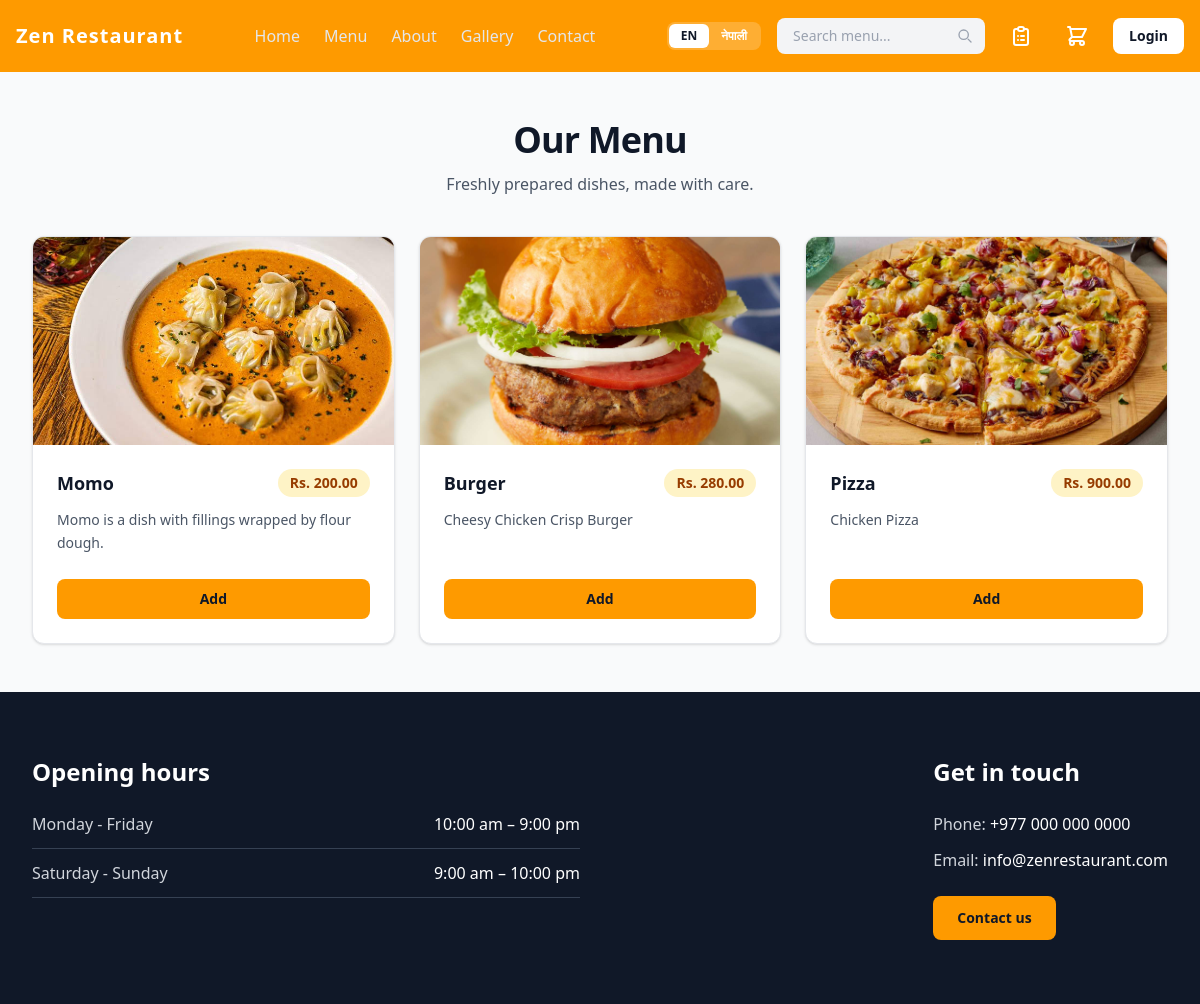
/menu/, run on an earlier commit of the app's database.
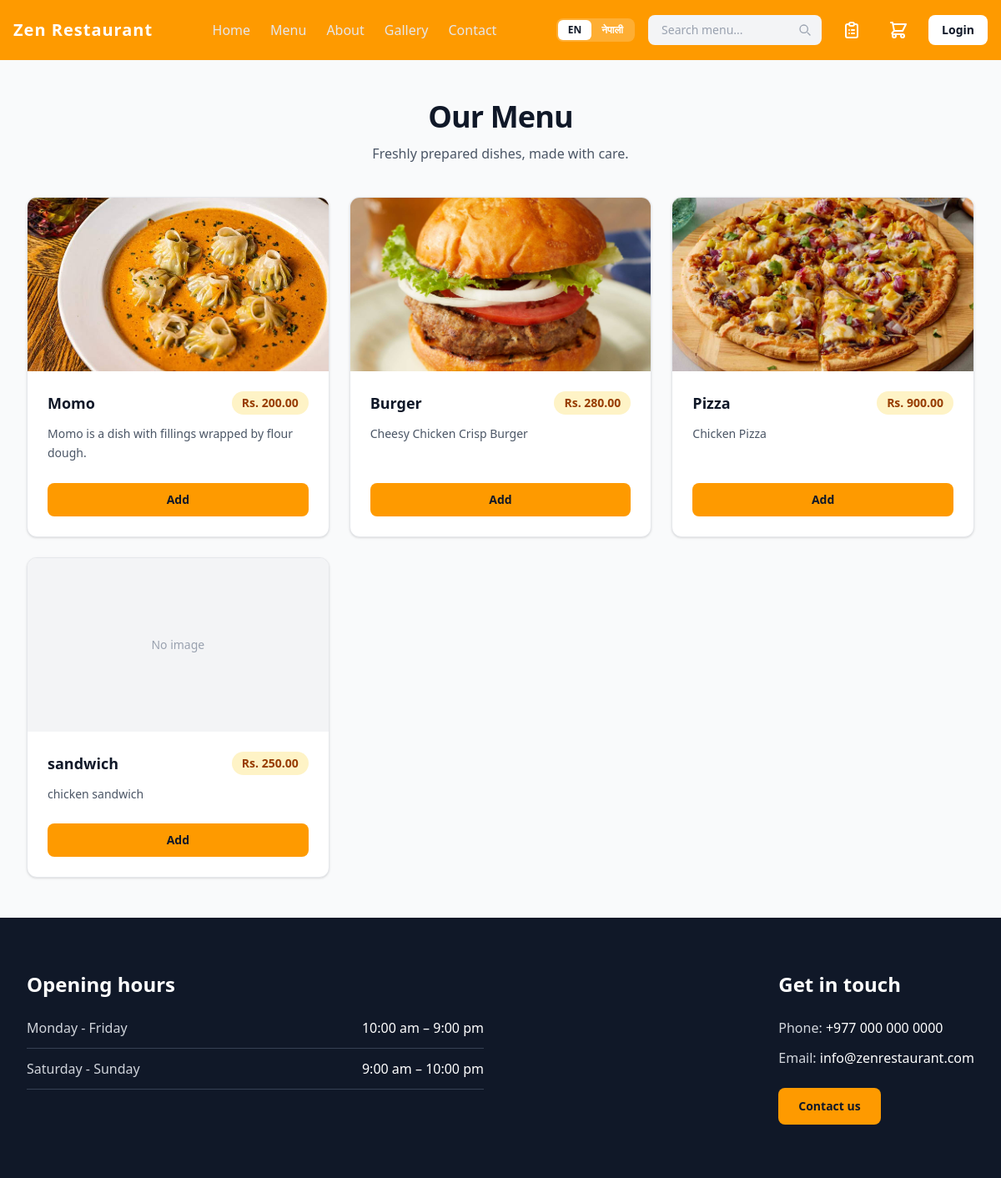
And on a later commit of the database.
### core/models.py (models this page shows, shortened)
class MenuItem(models.Model):
    name = models.CharField(max_length=100)
    price = models.DecimalField(max_digits=10, decimal_places=2)
    description = models.TextField(null=True, blank=True)
    image= models.ImageField(upload_to="menu-items/", null=True)
    is_popular = models.BooleanField(default = False)

### core/views.py (the view)
# urls.py: path('menu/', menu, name="menu"),
def menu(request, table_id=None):
    if table_id is not None:
        request.session["table_id"] = table_id      # new scan: remember it
    else:
        table_id = request.session.get("table_id")  # plain /menu/: use saved one
    menu_items = MenuItem.objects.all()
    return render(
        request,
        "core/hotel_menu.html",
        {"menu_items": menu_items, "table_id": table_id},
    )

### core/templates/core/hotel_menu.html (shortened to what this page needs)
{% extends "base.html" %}
{% load l10n %}
{% block content %}
<section class="bg-gray-50 py-12">
  <div class="max-w-7xl mx-auto px-4 sm:px-6 lg:px-8">
    <div class="text-center mb-10">
      <h1 class="text-3xl sm:text-4xl font-bold text-gray-900 tracking-tight">Our Menu</h1>
      <p class="mt-3 text-gray-600">Freshly prepared dishes, made with care.</p>
    </div>
    {% if menu_items %}
    <div class="grid gap-6 sm:grid-cols-2 lg:grid-cols-3">
      {% for item in menu_items %}
      <article class="flex flex-col overflow-hidden bg-white rounded-xl border border-gray-200 shadow-sm hover:shadow-md transition duration-200">
        {% if item.image %}
        <img src="{{ item.image.url }}" alt="{{ item.name }}" class="h-52 w-full object-cover" />
        {% else %}
        <div class="flex h-52 w-full items-center justify-center bg-gray-100 text-sm text-gray-400">
          No image
        </div>
        {% endif %}
        <div class="flex flex-1 flex-col p-6">
          <div class="flex items-start justify-between gap-4">
            <h2 class="text-lg font-semibold text-gray-900">{{ item.name }}</h2>
            <span class="shrink-0 rounded-full bg-amber-100 px-3 py-1 text-sm font-semibold text-amber-800">
              Rs. {{ item.price }}
            </span>
          </div>
          {% if item.description %}
          <p class="mt-3 text-sm leading-relaxed text-gray-600">{{ item.description }}</p>
          {% endif %}
          <div class="mt-auto pt-6">
            <button
              type="button"
              data-id="{{ item.id }}"
              data-name="{{ item.name }}"
              data-price="{{ item.price|unlocalize }}"
              class="add-btn w-full rounded-lg bg-amber-500 px-4 py-2.5 text-sm font-semibold text-gray-900 hover:bg-amber-400 focus:outline-none focus-visible:ring-2 focus-visible:ring-amber-500 focus-visible:ring-offset-2 transition duration-200"
            >
              Add
            </button>
          </div>
        </div>
      </article>
      {% endfor %}
    </div>
    {% else %}
    <p class="text-center text-gray-500">No menu items available right now. Please check back soon.</p>
    {% endif %}
  </div>
</section>
{% endblock content %}

### templates/base.html (shortened to what this page needs)
{% load i18n %}
{% get_current_language as CURRENT_LANGUAGE %}
<!doctype html>
<html lang="{{ CURRENT_LANGUAGE }}">
  <head>
    <script src="https://cdn.jsdelivr.net/npm/@tailwindcss/browser@4"></script>
  </head>
  <body>
    <nav class="bg-amber-500 p-4">
      <div class="max-w-7xl mx-auto flex justify-between items-center">
        <a href="{% url "home" %}" class="text-white text-xl font-bold tracking-wider"
          >Zen Restaurant</a
        >
        <div class="hidden md:flex space-x-6">
          <a
            href="/"
            class="text-gray-200 hover:text-white transition duration-200"
            >{% trans "Home" %}</a
          >
          <a
            href="{% url 'menu' %}"
            class="text-gray-200 hover:text-white transition duration-200"
            >{% trans "Menu" %}</a
          >
          <a
            href="{% url 'about' %}"
            class="text-gray-200 hover:text-white transition duration-200"
            >{% trans "About" %}</a
          >
          <a
            href="{% url 'gallery' %}"
            class="text-gray-200 hover:text-white transition duration-200"
            >{% trans "Gallery" %}</a
          >
          <a
            href="{% url "contact" %}"
            class="text-gray-200 hover:text-white transition duration-200"
            >{% trans "Contact" %}</a
          >
        </div>
        <div class="hidden md:flex items-center space-x-4">
          <form action="{% url 'set_language' %}" method="post" class="flex rounded-lg bg-white/20 p-0.5">
            <button type="submit" name="language" value="en"
              class="rounded-md px-3 py-1 text-xs font-semibold transition duration-200
                {% if CURRENT_LANGUAGE == 'en' %}bg-white text-gray-900{% else %}text-white hover:bg-white/20{% endif %}">
              EN
            </button>
            <button type="submit" name="language" value="ne"
              class="rounded-md px-3 py-1 text-xs font-semibold transition duration-200
                {% if CURRENT_LANGUAGE == 'ne' %}bg-white text-gray-900{% else %}text-white hover:bg-white/20{% endif %}">
              नेपाली
            </button>
          </form>
          <form
            method="get"
            action="{% url 'menu' %}"
            role="search"
            class="relative"
          >
            <input
              type="search"
              name="q"
              value="{{ request.GET.q }}"
              placeholder="Search menu..."
              aria-label="Search menu"
              class="w-52 rounded-lg bg-gray-100 py-2 pl-4 pr-10 text-sm text-black placeholder-gray-400 focus:outline-none focus:ring-2 focus:ring-amber-500"
            />
            <button
              type="submit"
              aria-label="Search"
              class="absolute inset-y-0 right-0 flex items-center px-3 text-gray-400 hover:text-gray-700"
            >
              <svg
                class="h-4 w-4"
                fill="none"
                viewBox="0 0 24 24"
                stroke="currentColor"
              >
                <path
                  stroke-linecap="round"
                  stroke-linejoin="round"
                  stroke-width="2"
                  d="M21 21l-4.35-4.35M17 10a7 7 0 11-14 0 7 7 0 0114 0z"
                />
              </svg>
            </button>
          </form>
          <a
            href="{% url "order" %}"
            aria-label="View your orders"
            title="My orders"
            class="relative p-2 text-white hover:text-gray-200 transition duration-200"
          >
            <svg
              class="h-6 w-6"
              fill="none"
              viewBox="0 0 24 24"
              stroke="currentColor"
            >
              <path
                stroke-linecap="round"
                stroke-linejoin="round"
                stroke-width="2"
                d="M9 5H7a2 2 0 00-2 2v12a2 2 0 002 2h10a2 2 0 002-2V7a2 2 0 00-2-2h-2M9 5a2 2 0 002 2h2a2 2 0 002-2M9 5a2 2 0 012-2h2a2 2 0 012 2m-3 7h3m-3 4h3m-6-4h.01M9 16h.01"
              />
            </svg>
          </a>
          <a
            href="{% url 'cart' %}"
            aria-label="View your cart"
            title="Cart"
            class="relative p-2 text-white hover:text-gray-200 transition duration-200"
          >
            <svg
              class="h-6 w-6"
              fill="none"
              viewBox="0 0 24 24"
              stroke="currentColor"
            >
              <path
                stroke-linecap="round"
                stroke-linejoin="round"
                stroke-width="2"
                d="M3 3h2l.4 2M7 13h10l4-8H5.4M7 13L5.4 5M7 13l-2.293 2.293c-.63.63-.184 1.707.707 1.707H17m0 0a2 2 0 100 4 2 2 0 000-4zm-8 2a2 2 0 11-4 0 2 2 0 014 0z"
              />
            </svg>
          </a>
          {% if user.is_authenticated %}
          <span class="text-sm text-gray-300">{{ user.username }}</span>
          <form method="post" action="{% url 'logout-page' %}">
            {% csrf_token %}
            <button
              type="submit"
              class="rounded-lg border border-gray-500 px-4 py-2 text-sm font-semibold text-gray-200 hover:border-white hover:text-white transition duration-200"
            >
              Logout
            </button>
          </form>
          {% else %}
          <a
            href="{% url 'login-page' %}"
            class="rounded-lg bg-white px-4 py-2 text-sm font-semibold text-gray-900 hover:bg-amber-400 hover:text-white transition duration-200"
            >Login</a
          >
          {% endif %}
        </div>
      </div>
    </nav>
    {% block content %} {% endblock content %}
    <section class="bg-gray-900 py-16">
      <div class="max-w-7xl mx-auto px-4 sm:px-6 lg:px-8">
        <div class="grid gap-10 md:grid-cols-2">
          <div>
            <h2 class="text-2xl font-bold text-white">Opening hours</h2>
            <dl class="mt-6 space-y-3 text-gray-300">
              <div class="flex justify-between border-b border-gray-700 pb-3">
                <dt>Monday -  Friday</dt>
                <dd class="font-medium text-white">10:00 am &ndash; 9:00 pm</dd>
              </div>
              <div class="flex justify-between border-b border-gray-700 pb-3">
                <dt>Saturday -  Sunday</dt>
                <dd class="font-medium text-white">9:00 am &ndash; 10:00 pm</dd>
              </div>
            </dl>
          </div>
          <div class="md:justify-self-end">
            <h2 class=" text-2xl font-bold text-white">Get in touch</h2>
            <ul class="mt-6 space-y-3 text-gray-300">
              <li>Phone: <a href="tel:+9770000000000" class="font-medium text-white hover:text-amber-400">+977 000 000 0000</a></li>
              <li>Email: <a href="mailto:info@zenrestaurant.com" class="font-medium text-white hover:text-amber-400">info@zenrestaurant.com</a></li>
            </ul>
            <a href="{% url "contact" %}"
              class="mt-6 inline-block rounded-lg bg-amber-500 px-6 py-3 text-sm font-semibold text-gray-900 hover:bg-amber-400 transition duration-200">
              Contact us
            </a>
          </div>
        </div>
      </div>
    </section>
  </body>
</html>

What changed in the data, as far as the page shows it:
added MenuItem: image "No image", name "sandwich", price "250.00", description "chicken sandwich"
